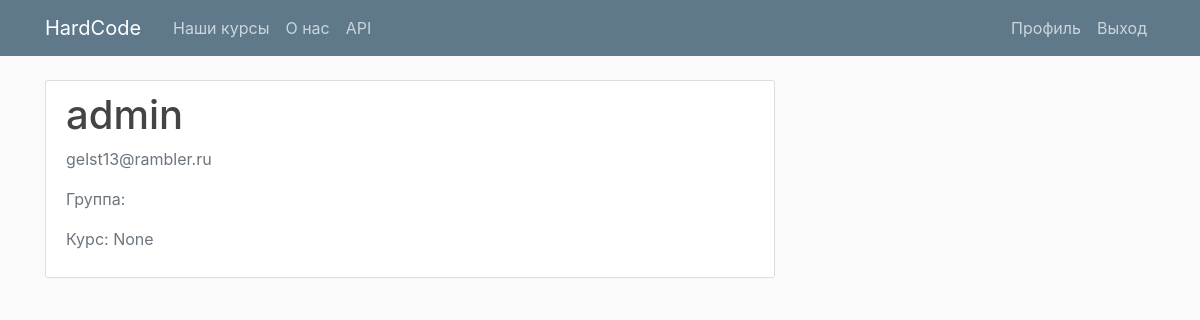
The app's page /profile/ (signed in), older data.
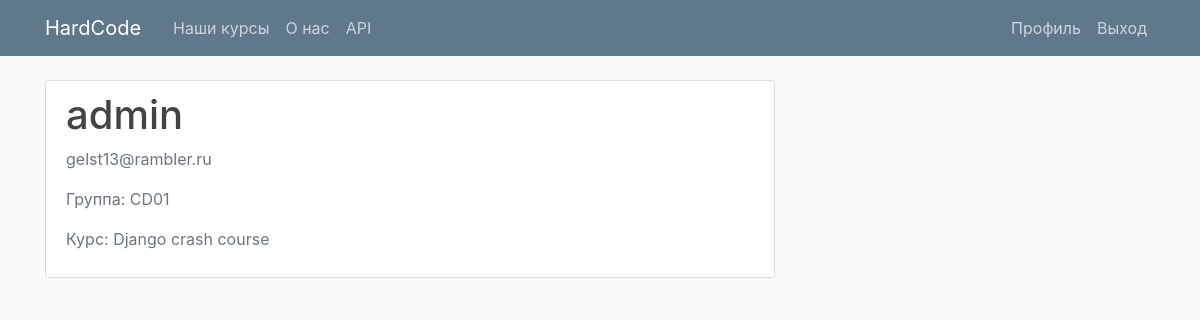
The same page, newer data.
### users/models.py (models this page shows, shortened)
class Profile(models.Model):
    user = models.OneToOneField(User, on_delete=models.CASCADE)
    team = models.ForeignKey(Team, on_delete=models.SET_NULL, null=True, blank=True)
    @property
    def course(self):
        if self.team:
            return self.team.course
        else:
            return None

### edu/models.py (models this page shows, shortened)
class Team(models.Model):
    name = models.CharField(max_length=10)
    course = models.ForeignKey(Product, on_delete=models.CASCADE)

class Product(models.Model):
    author = models.CharField(max_length=100)
    title = models.CharField(max_length=200)
    start_date_time = models.DateTimeField()
    price = models.FloatField()
    min_users = models.IntegerField()
    max_users = models.IntegerField()
    def __str__(self):
        return self.title

### users/views.py (the view)
# urls.py: path('profile/', user_views.profile, name='profile'),
@login_required
def profile(request):
    context = {
               'profile': request.user.profile
                }
    return render(request, 'users/profile.html', context=context)

### users/templates/users/profile.html
{% extends "EDU/base.html" %}
{% load crispy_forms_tags %}
{% block content %}
    <div class="content-section">
      <div class="media">
        <div class="media-body">
          <h2 class="account-heading">{{ user.username }}</h2>
          <p class="text-secondary">{{ user.email }}</p>
          <p class="text-secondary">Группа: {{ profile.team.name }}</p>
          <p class="text-secondary">Курс: {{ profile.course }}</p>
        </div>
      </div>
    </div>
{% endblock content %}

Row changes from the older to the newer data that the page shows:
changed Profile: team.name (not shown) → "CD01"; course "None" → "Django crash course"
